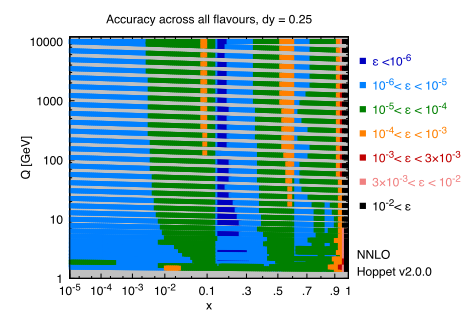

gnuplot code for this plot:
# gnuplot file to produce grids of accuracy for Hoppet v2
#
# It assumes that ./run-many.sh as been run to produce a variety of results
# in resdir. 
resdir=" ../../build/pp/"
# It also uses compare2files_v2, for which it is necessary to specify the build dir
builddir="../../build/"


#res-grid/dy0.2-order6-hires15-dlnlnQ0.05-du0.4-olnlnQ4-speed.res

reset
set term pdfcairo enhanced font 'Helvetica,13pt' lw 1.5 size 12cm,8cm
set  style data lines
ps=0.4
set lt 1 ps ps pt 5 lw 1.5 lc rgb '#0000c0'
set lt 2 ps ps pt 5 lw 1.5 lc rgb '#0080ff'
set lt 3 ps ps pt 5 lw 1.5 lc rgb '#008000'
set lt 4 ps ps pt 5 lw 1.5 lc rgb '#ff8000'
set lt 5 ps ps pt 5 lw 1.5 lc rgb '#c00000'
set lt 6 ps ps pt 5 lw 1.5 lc rgb '#f08080'
set lt 7 ps ps pt 5 lw 1.5 lc rgb '#000000'
set key spacing 1.3
set object 1 rectangle from graph 0,0 to graph 1,1 behind fillcolor rgb "grey"

set output "hoppet-v2-accuracy-grids.pdf"


set yrange [1:1.2e4]
set ylabel 'Q [GeV]' offset 2
set log y
load "xaxis.gp"
myfont="Helvetica,13"
set xtics font myfont
set ytics font myfont
set ylabel font myfont 
set xlabel font myfont offset 0.0,0.3
set size  0.78,1

s="◼︎"
#set label 1 s." ε&,<10^{-6}"           at graph -0.03,1.05 tc ls 1 font myfont
#set label 2 s." 10^{-6}<&,ε&,<10^{-5}" at graph  0.10,1.05 tc ls 2 font myfont
#set label 3 s." 10^{-5}<&,ε&,<10^{-4}" at graph  0.30,1.05 tc ls 3 font myfont
#set label 4 s." 10^{-4}<&,ε&,<10^{-3}" at graph  0.50,1.05 tc ls 4 font myfont
#set label 5 s." 10^{-3}<&,ε&,<10^{-2}" at graph  0.70,1.05 tc ls 5 font myfont
#set label 6 s." 10^{-2}<&,ε"           at graph  0.90,1.05 tc ls 6 font myfont

xlab=1.03
set label 1 s." ε&,<10^{-6}"             at graph  xlab,0.90 tc ls 1 font myfont
set label 2 s." 10^{-6}<&,ε&,<&,10^{-5}"   at graph  xlab,0.80 tc ls 2 font myfont
set label 3 s." 10^{-5}<&,ε&,<&,10^{-4}"   at graph  xlab,0.70 tc ls 3 font myfont
set label 4 s." 10^{-4}<&,ε&,<&,10^{-3}"   at graph  xlab,0.60 tc ls 4 font myfont
set label 5 s." 10^{-3}<&,ε&,<&,3×10^{-3}" at graph  xlab,0.50 tc ls 5 font myfont
set label 6 s." 3×10^{-3}<&,ε&,<&,10^{-2}" at graph  xlab,0.40 tc ls 6 font myfont
set label 7 s." 10^{-2}<&,ε"             at graph  xlab,0.30 tc ls 7 font myfont


comp="<".builddir."/benchmarking/compare2files_v2 "
#system("../../build/benchmarking/compare2files_v2")

# as a reference use the highest accuracy grid we have
refrun=resdir."nloop3-ref-dy0.02.dat "

# channel 11 means do all flavours
compargs=" -channel 11 -protect "

set label 101 "NNLO" at graph xlab,0.10
set label 102 "Hoppet v2.0.0" at graph xlab,0.03

dyvals="0.25 0.2 0.15 0.1 0.07 0.05"
#dyvals="0.2 0.15"
do for [dy in dyvals] {
  comprun=resdir."nloop3-preev-dy".dy.".dat "
  #set label 100 "dy = ".dy at graph 1.03,0.9
  set title "Accuracy across all flavours, dy = ".dy
  print "Comparing".refrun." and ".comprun
  plot comp.refrun.comprun.compargs.'-maxerr 1e-6'              u (zeta_of_y($1)):2 w p lt 1 t '',\
       comp.refrun.comprun.compargs.'-maxerr 1e-5 -minerr 1e-6' u (zeta_of_y($1)):2 w p lt 2 t '',\
       comp.refrun.comprun.compargs.'-maxerr 1e-4 -minerr 1e-5' u (zeta_of_y($1)):2 w p lt 3 t '',\
       comp.refrun.comprun.compargs.'-maxerr 1e-3 -minerr 1e-4' u (zeta_of_y($1)):2 w p lt 4 t '',\
       comp.refrun.comprun.compargs.'-maxerr 3e-3 -minerr 1e-3' u (zeta_of_y($1)):2 w p lt 5 t '',\
       comp.refrun.comprun.compargs.'-maxerr 1e-2 -minerr 3e-3' u (zeta_of_y($1)):2 w p lt 6 t '',\
       comp.refrun.comprun.compargs.'             -minerr 1e-2' u (zeta_of_y($1)):2 w p lt 7 t '',\
}


do for [dy in dyvals] {
  comprun=resdir."nloop3-preev-oQ3-oY3-dy".dy.".dat "
  set title "Interp order 3, accuracy across all flavours, dy = ".dy
  print "Comparing".refrun." and ".comprun
  replot
}
do for [dy in dyvals] {
  comprun=resdir."nloop3-preev-oQ2-oY2-dy".dy.".dat "
  set title "Interp order 2, accuracy across all flavours, dy = ".dy
  print "Comparing".refrun." and ".comprun
  replot
}
do for [dy in dyvals] {
  comprun=resdir."nloop3-preev-oQ2-oY3-dy".dy.".dat "
  set title "Interp order y(3),Q(2), accuracy across all flavours, dy = ".dy
  print "Comparing".refrun." and ".comprun
  replot
}


#set title "Exact v. parametrised NNLO splitting+thresholds (all flav)"
#refrun=resdir."nloop3-exactspth-nopreev-dy0.1.dat "
#comprun=resdir."nloop3-nopreev-dy0.1.dat "
#replot

#set title "N3LO v. NNLO splitting"
#refrun=resdir."nloop3-ref-dy0.02.dat "
#comprun=resdir."nloop4-ref-dy0.02.dat "
#replot


set title "Exact v. parametrised NNLO splitting (all flav)"
refrun=resdir."nloop3-exactsp-nopreev-dy0.1.dat "
comprun=resdir."nloop3-nopreev-dy0.1.dat "
replot

set title "Exact v. parametrised NNLO thresholds (all flav)"
refrun =resdir."nloop3-exactspth-nopreev-dy0.1.dat "
comprun=resdir."nloop3-exactsp-nopreev-dy0.1.dat "
replot

# separate the exact-v-param by flavour
flavs="-5 -4 -3 -2 -1 0 1 2 3 4 5"
do for [f in flavs] {
  print "Comparing exact v. param for flavour", f
  set title "Exact v. parametrised NNLO splitting+thresholds (flavour ".f.")"
  #compargs=" -channel ".f." -protect "
  compargs=" -channel ".f." "
  refrun =resdir."nloop3-exactspth-nopreev-dy0.1.dat "
  comprun=resdir."nloop3-nopreev-dy0.1.dat "
  print comp.refrun.comprun.compargs.'-maxerr 1e-4 -minerr 1e-5'
  replot
}

#plot \
#     "< ./compare2files_v2 res-grid/dy0.2-order-6-4grids-nopreev-dlnlnQ0.005-du0.005-olnlnQ4.res res-grid/reference.res -channel 4 -minerr -1 -maxerr -1 -protect" u (zeta_of_y($1)):2 w p ls 10 t '',\
#     "< ./compare2files_v2 res-grid/dy0.2-order-6-4grids-nopreev-dlnlnQ0.005-du0.005-olnlnQ4.res res-grid/reference.res -channel -2 -minerr -1 -maxerr -1 -protect" u (zeta_of_y($1)):2 w p ls 10 t '',\
#     "< ./compare2files_v2 res-grid/dy0.2-order-6-4grids-nopreev-dlnlnQ0.005-du0.005-olnlnQ4.res res-grid/reference.res -channel 11 -minerr 1e-4 -protect" u (zeta_of_y($1)):2 w p ls 4 t '',\
#     "< ./compare2files_v2 res-grid/dy0.2-order-6-4grids-nopreev-dlnlnQ0.005-du0.005-olnlnQ4.res res-grid/reference.res -channel 11 -maxerr 1e-4 -minerr 1e-5 -protect" u (zeta_of_y($1)):2 w p ls 5 t '',\
#     "< ./compare2files_v2 res-grid/dy0.2-order-6-4grids-nopreev-dlnlnQ0.005-du0.005-olnlnQ4.res res-grid/reference.res -channel 11 -maxerr 1e-5 -minerr 1e-6 -protect" u (zeta_of_y($1)):2 w p ls 6 t '',\
#     "< ./compare2files_v2 res-grid/dy0.2-order-6-4grids-nopreev-dlnlnQ0.005-du0.005-olnlnQ4.res res-grid/reference.res -channel 11 -maxerr 1e-6 -protect" u (zeta_of_y($1)):2 w p ls 7 t ''
